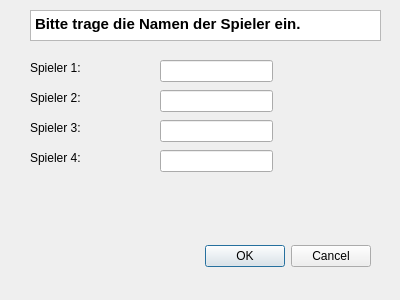
<?xml version="1.0" encoding="UTF-8"?>
<ui version="4.0">
 <class>VierSpielerDialog</class>
 <widget class="QDialog" name="VierSpielerDialog">
  <property name="geometry">
   <rect>
    <x>0</x>
    <y>0</y>
    <width>400</width>
    <height>300</height>
   </rect>
  </property>
  <property name="windowTitle">
   <string>Dialog</string>
  </property>
  <widget class="QDialogButtonBox" name="buttonBox">
   <property name="geometry">
    <rect>
     <x>30</x>
     <y>240</y>
     <width>341</width>
     <height>32</height>
    </rect>
   </property>
   <property name="orientation">
    <enum>Qt::Horizontal</enum>
   </property>
   <property name="standardButtons">
    <set>QDialogButtonBox::Cancel|QDialogButtonBox::Ok</set>
   </property>
  </widget>
  <widget class="QTextBrowser" name="textBrowser">
   <property name="geometry">
    <rect>
     <x>30</x>
     <y>10</y>
     <width>351</width>
     <height>31</height>
    </rect>
   </property>
   <property name="html">
    <string>&lt;!DOCTYPE HTML PUBLIC &quot;-//W3C//DTD HTML 4.0//EN&quot; &quot;http://www.w3.org/TR/REC-html40/strict.dtd&quot;&gt;
&lt;html&gt;&lt;head&gt;&lt;meta name=&quot;qrichtext&quot; content=&quot;1&quot; /&gt;&lt;style type=&quot;text/css&quot;&gt;
p, li { white-space: pre-wrap; }
&lt;/style&gt;&lt;/head&gt;&lt;body style=&quot; font-family:'MS Shell Dlg 2'; font-size:8pt; font-weight:400; font-style:normal;&quot;&gt;
&lt;p style=&quot; margin-top:0px; margin-bottom:0px; margin-left:0px; margin-right:0px; -qt-block-indent:0; text-indent:0px;&quot;&gt;&lt;span style=&quot; font-size:11pt; font-weight:600;&quot;&gt;Bitte trage die Namen der Spieler ein.&lt;/span&gt;&lt;/p&gt;&lt;/body&gt;&lt;/html&gt;</string>
   </property>
  </widget>
  <widget class="QLabel" name="label">
   <property name="geometry">
    <rect>
     <x>30</x>
     <y>60</y>
     <width>52</width>
     <height>15</height>
    </rect>
   </property>
   <property name="text">
    <string>Spieler 1:</string>
   </property>
  </widget>
  <widget class="QLabel" name="label_2">
   <property name="geometry">
    <rect>
     <x>30</x>
     <y>90</y>
     <width>52</width>
     <height>15</height>
    </rect>
   </property>
   <property name="text">
    <string>Spieler 2:</string>
   </property>
  </widget>
  <widget class="QLabel" name="label_3">
   <property name="geometry">
    <rect>
     <x>30</x>
     <y>120</y>
     <width>52</width>
     <height>15</height>
    </rect>
   </property>
   <property name="text">
    <string>Spieler 3:</string>
   </property>
  </widget>
  <widget class="QLabel" name="label_4">
   <property name="geometry">
    <rect>
     <x>30</x>
     <y>150</y>
     <width>52</width>
     <height>15</height>
    </rect>
   </property>
   <property name="text">
    <string>Spieler 4:</string>
   </property>
  </widget>
  <widget class="QLineEdit" name="lineEdit">
   <property name="geometry">
    <rect>
     <x>160</x>
     <y>60</y>
     <width>113</width>
     <height>22</height>
    </rect>
   </property>
  </widget>
  <widget class="QLineEdit" name="lineEdit_2">
   <property name="geometry">
    <rect>
     <x>160</x>
     <y>90</y>
     <width>113</width>
     <height>22</height>
    </rect>
   </property>
  </widget>
  <widget class="QLineEdit" name="lineEdit_3">
   <property name="geometry">
    <rect>
     <x>160</x>
     <y>120</y>
     <width>113</width>
     <height>22</height>
    </rect>
   </property>
  </widget>
  <widget class="QLineEdit" name="lineEdit_4">
   <property name="geometry">
    <rect>
     <x>160</x>
     <y>150</y>
     <width>113</width>
     <height>22</height>
    </rect>
   </property>
  </widget>
 </widget>
 <resources/>
 <connections>
  <connection>
   <sender>buttonBox</sender>
   <signal>accepted()</signal>
   <receiver>VierSpielerDialog</receiver>
   <slot>accept()</slot>
   <hints>
    <hint type="sourcelabel">
     <x>248</x>
     <y>254</y>
    </hint>
    <hint type="destinationlabel">
     <x>157</x>
     <y>274</y>
    </hint>
   </hints>
  </connection>
  <connection>
   <sender>buttonBox</sender>
   <signal>rejected()</signal>
   <receiver>VierSpielerDialog</receiver>
   <slot>reject()</slot>
   <hints>
    <hint type="sourcelabel">
     <x>316</x>
     <y>260</y>
    </hint>
    <hint type="destinationlabel">
     <x>286</x>
     <y>274</y>
    </hint>
   </hints>
  </connection>
 </connections>
</ui>
